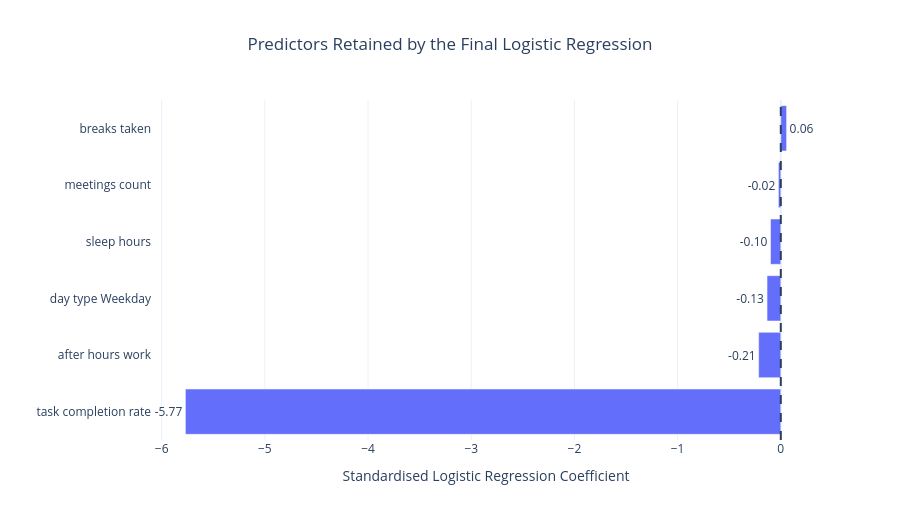

The notebook cell this image was saved under:
### Code cell
# Keep only predictors retained by L1 regularisation

lr_nonzero = lr_interpretation[
    lr_interpretation["Coefficient"].abs() > 0.001
].copy()

lr_nonzero = lr_nonzero.sort_values(
    "Coefficient",
    ascending=True
)

fig = px.bar(
    lr_nonzero,
    x="Coefficient",
    y="Feature",
    orientation="h",
    text="Coefficient",
    title="Predictors Retained by the Final Logistic Regression"
)

fig.update_traces(
    texttemplate="%{text:.2f}",
    textposition="outside"
)

fig.add_vline(
    x=0,
    line_dash="dash"
)

fig.update_layout(
    template="plotly_white",
    title_x=0.5,
    height=520,
    xaxis_title="Standardised Logistic Regression Coefficient",
    yaxis_title="",
    showlegend=False
)

fig.show()

### Figure 1 — Plotly figure (JSON) as saved in the notebook; plotly's stock layout.template omitted (floating-point values rounded to 4 significant figures)
{"data": [{"hovertemplate": "Coefficient=%{text}<br>Feature=%{y}<extra></extra>", "legendgroup": "", "marker": {"color": "#636efa", "pattern": {"shape": ""}}, "name": "", "orientation": "h", "showlegend": false, "text": [-5.77, -0.2147, -0.1334, -0.09963, -0.02319, 0.05617], "textposition": "outside", "texttemplate": "%{text:.2f}", "type": "bar", "x": [-5.77, -0.2147, -0.1334, -0.09963, -0.02319, 0.05617], "xaxis": "x", "y": ["task completion rate", "after hours work", "day type Weekday", "sleep hours", "meetings count", "breaks taken"], "yaxis": "y"}], "layout": {"barmode": "relative", "height": 520, "legend": {"tracegroupgap": 0}, "shapes": [{"line": {"dash": "dash"}, "type": "line", "x0": 0, "x1": 0, "xref": "x", "y0": 0, "y1": 1, "yref": "y domain"}], "showlegend": false, "title": {"text": "Predictors Retained by the Final Logistic Regression", "x": 0.5}, "xaxis": {"anchor": "y", "domain": [0, 1], "title": {"text": "Standardised Logistic Regression Coefficient"}}, "yaxis": {"anchor": "x", "domain": [0, 1], "title": {"text": ""}}}}
